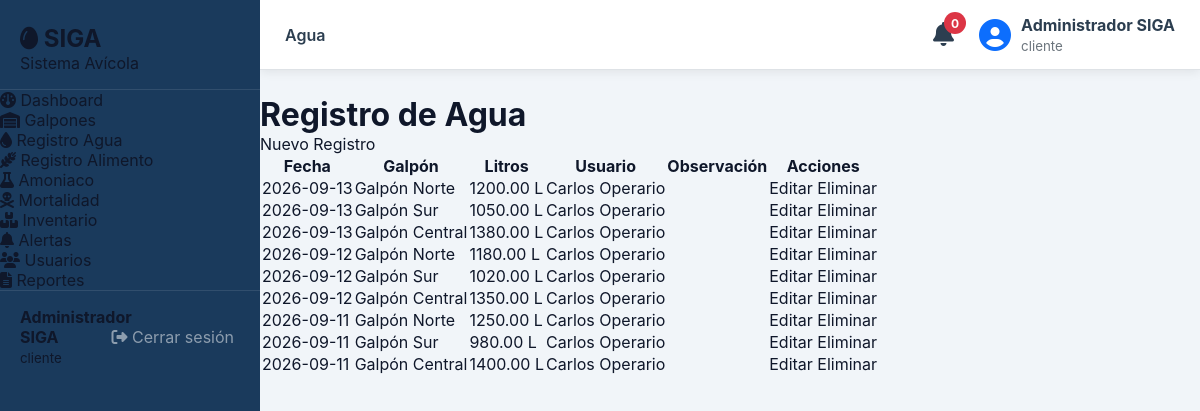
The app's page /legacy-php/modules/agua/index.php (signed in) with its own data.
### tables this page shows
CREATE TABLE IF NOT EXISTS `registros_agua` (
  `id`          INT UNSIGNED NOT NULL AUTO_INCREMENT,
  `galpon_id`   INT UNSIGNED NOT NULL,
  `fecha`       DATE         NOT NULL,
  `litros`      DECIMAL(10,2) NOT NULL DEFAULT 0,
  `usuario_id`  INT UNSIGNED NOT NULL,
  `observacion` TEXT,
  `created_at`  DATETIME NOT NULL DEFAULT CURRENT_TIMESTAMP,
  PRIMARY KEY (`id`),
  CONSTRAINT `fk_agua_galpon`   FOREIGN KEY (`galpon_id`)  REFERENCES `galpones`(`id`) ON DELETE CASCADE,
  CONSTRAINT `fk_agua_usuario`  FOREIGN KEY (`usuario_id`) REFERENCES `usuarios`(`id`)
);

CREATE TABLE IF NOT EXISTS `galpones` (
  `id`                  INT UNSIGNED NOT NULL AUTO_INCREMENT,
  `codigo`              VARCHAR(20)  NOT NULL UNIQUE,
  `nombre`              VARCHAR(100) NOT NULL,
  `ubicacion`           VARCHAR(200),
  `capacidad_maxima`    INT UNSIGNED NOT NULL DEFAULT 0,
  `cantidad_actual`     INT UNSIGNED NOT NULL DEFAULT 0,
  `estado`              ENUM('activo','inactivo','mantenimiento') NOT NULL DEFAULT 'activo',
  `responsable_id`      INT UNSIGNED,
  `created_at`          DATETIME NOT NULL DEFAULT CURRENT_TIMESTAMP,
  PRIMARY KEY (`id`),
  CONSTRAINT `fk_galpones_responsable` FOREIGN KEY (`responsable_id`) REFERENCES `usuarios`(`id`) ON DELETE SET NULL
);

CREATE TABLE IF NOT EXISTS `usuarios` (
  `id`              INT UNSIGNED NOT NULL AUTO_INCREMENT,
  `nombre_completo` VARCHAR(150) NOT NULL,
  `documento`       VARCHAR(30)  NOT NULL UNIQUE,
  `email`           VARCHAR(120) NOT NULL UNIQUE,
  `telefono`        VARCHAR(20),
  `password_hash`   VARCHAR(255) NOT NULL,
  `rol_id`          INT UNSIGNED NOT NULL DEFAULT 2,
  `activo`          TINYINT(1)   NOT NULL DEFAULT 1,
  `created_at`      DATETIME     NOT NULL DEFAULT CURRENT_TIMESTAMP,
  `updated_at`      DATETIME     NOT NULL DEFAULT CURRENT_TIMESTAMP ON UPDATE CURRENT_TIMESTAMP,
  PRIMARY KEY (`id`),
  CONSTRAINT `fk_usuarios_rol` FOREIGN KEY (`rol_id`) REFERENCES `roles`(`id`)
);

### legacy-php/modules/agua/index.php (the view, shortened to what this page needs)
<?php
$activePage = 'agua';
$db = getDB();
$sql = "SELECT ra.*,
               g.nombre AS galpon,
               u.nombre_completo AS usuario
        FROM registros_agua ra
        LEFT JOIN galpones g ON ra.galpon_id = g.id
        LEFT JOIN usuarios u ON ra.usuario_id = u.id
        ORDER BY ra.fecha DESC";
$registros = $db->query($sql)->fetchAll();
include '../../includes/header.php';
?>
<div class="container">
    <div class="page-header">
        <h1>Registro de Agua</h1>
        <a href="crear.php" class="btn btn-primary">
            Nuevo Registro
        </a>
    </div>
    <table class="table">
        <thead>
        <tr>
            <th>Fecha</th>
            <th>Galpón</th>
            <th>Litros</th>
            <th>Usuario</th>
            <th>Observación</th>
            <th>Acciones</th>
        </tr>
        </thead>
        <tbody>
        <?php foreach($registros as $r): ?>
            <tr>
                <td><?= $r['fecha'] ?></td>
                <td><?= htmlspecialchars($r['galpon']) ?></td>
                <td><?= $r['litros'] ?> L</td>
                <td><?= htmlspecialchars($r['usuario']) ?></td>
                <td><?= htmlspecialchars($r['observacion']) ?></td>
                <td>
                    <a href="editar.php?id=<?= $r['id'] ?>"
                       class="btn btn-warning">
                        Editar
                    </a>
                    <a href="eliminar.php?id=<?= $r['id'] ?>"
                       class="btn btn-danger"
                       onclick="return confirm('¿Eliminar registro?')">
                        Eliminar
                    </a>
                </td>
            </tr>
        <?php endforeach; ?>
        </tbody>
    </table>
</div>
<?php include '../../includes/footer.php'; ?>

### legacy-php/includes/header.php (shortened to what this page needs)
<?php
$nombreUsuario = $_SESSION['nombre'] ?? 'Usuario';
$rolUsuario = $_SESSION['rol'] ?? 'Usuario';
?>
<!DOCTYPE html>
<html lang="es">
<head>
    <link rel="stylesheet" href="<?= BASE_URL ?>/assets/css/siga.css">
    <link rel="stylesheet"
          href="https://cdnjs.cloudflare.com/ajax/libs/font-awesome/6.5.1/css/all.min.css">
</head>
<body>
<div class="sidebar">
    <div class="sidebar-header">
        <h2><i class="fa-solid fa-egg"></i> SIGA</h2>
        <p>Sistema Avícola</p>
    </div>
    <ul class="sidebar-menu">
        <li>
            <a href="<?= BASE_URL ?>/dashboard.php"
               class="<?= ($activePage ?? '') === 'dashboard' ? 'active' : '' ?>">
                <i class="fa-solid fa-gauge"></i>
                <span>Dashboard</span>
            </a>
        </li>
        <li>
            <a href="<?= BASE_URL ?>/modules/galpones/index.php"
               class="<?= ($activePage ?? '') === 'galpones' ? 'active' : '' ?>">
                <i class="fa-solid fa-warehouse"></i>
                <span>Galpones</span>
            </a>
        </li>
        <li>
            <a href="<?= BASE_URL ?>/modules/agua/index.php"
               class="<?= ($activePage ?? '') === 'agua' ? 'active' : '' ?>">
                <i class="fa-solid fa-droplet"></i>
                <span>Registro Agua</span>
            </a>
        </li>
        <li>
            <a href="<?= BASE_URL ?>/modules/alimento/index.php"
               class="<?= ($activePage ?? '') === 'alimento' ? 'active' : '' ?>">
                <i class="fa-solid fa-wheat-awn"></i>
                <span>Registro Alimento</span>
            </a>
        </li>
        <li>
            <a href="<?= BASE_URL ?>/modules/amoniaco/index.php"
               class="<?= ($activePage ?? '') === 'amoniaco' ? 'active' : '' ?>">
                <i class="fa-solid fa-flask"></i>
                <span>Amoniaco</span>
            </a>
        </li>
        <li>
            <a href="<?= BASE_URL ?>/modules/mortalidad/index.php"
               class="<?= ($activePage ?? '') === 'mortalidad' ? 'active' : '' ?>">
                <i class="fa-solid fa-skull-crossbones"></i>
                <span>Mortalidad</span>
            </a>
        </li>
        <li>
            <a href="<?= BASE_URL ?>/modules/inventario/index.php"
               class="<?= ($activePage ?? '') === 'inventario' ? 'active' : '' ?>">
                <i class="fa-solid fa-boxes-stacked"></i>
                <span>Inventario</span>
            </a>
        </li>
        <li>
            <a href="<?= BASE_URL ?>/modules/alertas/index.php"
               class="<?= ($activePage ?? '') === 'alertas' ? 'active' : '' ?>">
                <i class="fa-solid fa-bell"></i>
                <span>Alertas</span>
            </a>
        </li>
        <li>
            <a href="<?= BASE_URL ?>/modules/usuarios/index.php"
               class="<?= ($activePage ?? '') === 'usuarios' ? 'active' : '' ?>">
                <i class="fa-solid fa-users"></i>
                <span>Usuarios</span>
            </a>
            <li>
    <a href="<?= BASE_URL ?>/modules/reportes/index.php"
       class="<?= ($activePage == 'reportes') ? 'active' : '' ?>">
        <i class="fas fa-file-alt"></i>
        Reportes
    </a>
</li>
        </li>
    </ul>
    <div class="sidebar-footer">
        <div class="user-info">
            <strong><?= htmlspecialchars($nombreUsuario) ?></strong>
            <small><?= htmlspecialchars($rolUsuario) ?></small>
        </div>
        <a href="<?= BASE_URL ?>/logout.php"
           class="btn-logout"
           title="Cerrar sesión">
            <i class="fa-solid fa-right-from-bracket"></i>
            <span>Cerrar sesión</span>
        </a>
    </div>
</div>
<div class="main-content">
    <div class="topbar">
    <div class="topbar-left">
        <h4>
            <?= ucfirst($activePage ?? 'Dashboard') ?>
        </h4>
    </div>
    <div class="topbar-right">
        <a href="<?= BASE_URL ?>/modules/alertas/index.php" class="notification">
            <i class="fa-solid fa-bell"></i>
            <span class="notification-count">
                <?php
                $db = getDB();
                $stmt = $db->query("
                    SELECT COUNT(*)
                    FROM alertas
                    WHERE leida=0
                ");
                echo $stmt->fetchColumn();
                ?>
            </span>
        </a>
        <div class="user-top">
            <i class="fa-solid fa-circle-user fa-2x"></i>
            <div>
                <strong><?= htmlspecialchars($nombreUsuario) ?></strong>
                <br>
                <small><?= htmlspecialchars($rolUsuario) ?></small>
            </div>
        </div>
    </div>
</div>

### legacy-php/includes/footer.php (shortened to what this page needs)
    </div>
</body>
</html>

### legacy-php/assets/css/siga.css (style rules this page uses)
:root { --siga-blue: #1a3a5c; --siga-blue-mid: #2a5298; --siga-blue-lt: #3d6eb5; --siga-green: #2e7d52; --siga-green-lt: #43a875; --siga-amber: #e67e22; --siga-red: #c0392b; --siga-white: #f8fafc; --siga-gray-50: #f1f5f9; --siga-gray-100: #e2e8f0; --siga-gray-300: #cbd5e1; --siga-gray-500: #64748b; --siga-gray-700: #334155; --siga-gray-900: #0f172a; --sidebar-w: 260px; --topbar-h: 62px; --radius: 12px; --radius-sm: 8px; --shadow: 0 4px 20px rgba(26,58,92,.10); --shadow-sm: 0 2px 8px rgba(26,58,92,.07); --transition: .22s ease; font-family: 'Inter', system-ui, sans-serif; }
*, *::before, *::after { box-sizing: border-box; margin: 0; padding: 0; }
body { background: var(--siga-gray-50); color: var(--siga-gray-900); }
a { text-decoration: none; color: inherit; }
.sidebar { width: var(--sidebar-w); min-height: 100vh; background: var(--siga-blue); display: flex; flex-direction: column; position: fixed; left: 0; top: 0; bottom: 0; z-index: 1000; transition: transform var(--transition); }
.sidebar-header { padding: 24px 20px 16px; border-bottom: 1px solid rgba(255,255,255,.10); }
.sidebar-footer { padding: 16px 20px; border-top: 1px solid rgba(255,255,255,.10); display: flex; align-items: center; gap: 10px; }
.user-info { min-width: 0; }
.btn-logout { color: rgba(255,255,255,.5); font-size: 1rem; padding: 6px; border-radius: var(--radius-sm); transition: color var(--transition), background var(--transition); flex-shrink: 0; }
.main-content { flex: 1; margin-left: var(--sidebar-w); display: flex; flex-direction: column; min-height: 100vh; transition: margin var(--transition); }
.topbar { height: var(--topbar-h); background: #fff; border-bottom: 1px solid var(--siga-gray-100); display: flex; align-items: center; padding: 0 24px; gap: 16px; position: sticky; top: 0; z-index: 900; box-shadow: var(--shadow-sm); }
.topbar { height:70px; background:#ffffff; border-bottom:1px solid #dee2e6; display:flex; justify-content:space-between; align-items:center; padding:0 25px; box-shadow:0 2px 10px rgba(0,0,0,.08); margin-bottom:25px; }
.topbar-left h4 { margin:0; color:#2c3e50; font-weight:600; }
.topbar-right { display:flex; align-items:center; gap:25px; }
.notification { position:relative; text-decoration:none; color:#2c3e50; font-size:24px; transition:.3s; }
.notification-count { position:absolute; top:-8px; right:-12px; background:#dc3545; color:#fff; width:22px; height:22px; border-radius:50%; display:flex; align-items:center; justify-content:center; font-size:12px; font-weight:bold; }
.user-top { display:flex; align-items:center; gap:10px; }
.user-top i { color:#0d6efd; }
.user-top strong { color:#2c3e50; }
.user-top small { color:#6c757d; }

### records on screen
registros_agua: fecha "2026-09-13", galpon.nombre "Galpón Norte", litros "1200.00", usuario.nombre_completo "Carlos Operario"
registros_agua: fecha "2026-09-13", galpon.nombre "Galpón Sur", litros "1050.00", usuario.nombre_completo "Carlos Operario"
registros_agua: fecha "2026-09-13", galpon.nombre "Galpón Central", litros "1380.00", usuario.nombre_completo "Carlos Operario"
registros_agua: fecha "2026-09-12", galpon.nombre "Galpón Norte", litros "1180.00", usuario.nombre_completo "Carlos Operario"
registros_agua: fecha "2026-09-12", galpon.nombre "Galpón Sur", litros "1020.00", usuario.nombre_completo "Carlos Operario"
registros_agua: fecha "2026-09-12", galpon.nombre "Galpón Central", litros "1350.00", usuario.nombre_completo "Carlos Operario"
registros_agua: fecha "2026-09-11", galpon.nombre "Galpón Norte", litros "1250.00", usuario.nombre_completo "Carlos Operario"
registros_agua: fecha "2026-09-11", galpon.nombre "Galpón Sur", litros "980.00", usuario.nombre_completo "Carlos Operario"
registros_agua: fecha "2026-09-11", galpon.nombre "Galpón Central", litros "1400.00", usuario.nombre_completo "Carlos Operario"

### other values on screen
$nombreUsuario "Administrador SIGA"
$rolUsuario "cliente"
$activePage "Agua"
$stmt->fetchColumn() "0"
